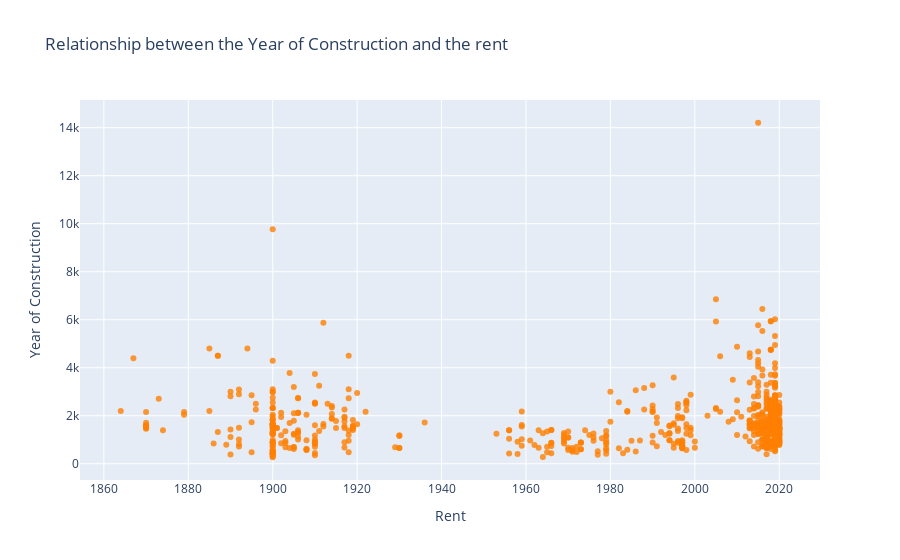

Notebook cell for this chart:
### Markdown cell above
## **Plot the relationship between the construction year and the rent?**

### Code cell
Yc_rnt=go.Scatter(
                    x = rentals['Year_Construction'],
                    y = rentals['Rent'],
                    mode = "markers",
                    name = "Year of Construction",
                    marker = dict(color = 'rgba(255, 128, 2, 0.8)'),
                    )

layout = dict(title = 'Relationship between the Year of Construction and the rent',
              xaxis= dict(title= 'Rent',ticklen= 5,zeroline= False),
              yaxis= dict(title= 'Year of Construction',ticklen= 5,zeroline= False)
             )
fig = dict(data = Yc_rnt, layout = layout)
iplot(fig)

### Figure 1 — Plotly figure (JSON) as saved in the notebook; plotly's stock layout.template omitted (floating-point values rounded to 4 significant figures; data arrays with more than 128 entries replaced by an {"elided": "..."} marker saying what was removed)
{"data": [{"name": "Year of Construction", "y": {"elided": "764 float values"}, "mode": "markers", "marker": {"color": "rgba(255, 128, 2, 0.8)"}, "x": {"elided": "764 int values"}, "type": "scatter"}], "layout": {"yaxis": {"zeroline": false, "ticklen": 5, "title": {"text": "Year of Construction"}}, "xaxis": {"zeroline": false, "ticklen": 5, "title": {"text": "Rent"}}, "title": {"text": "Relationship between the Year of Construction and the rent"}}}
